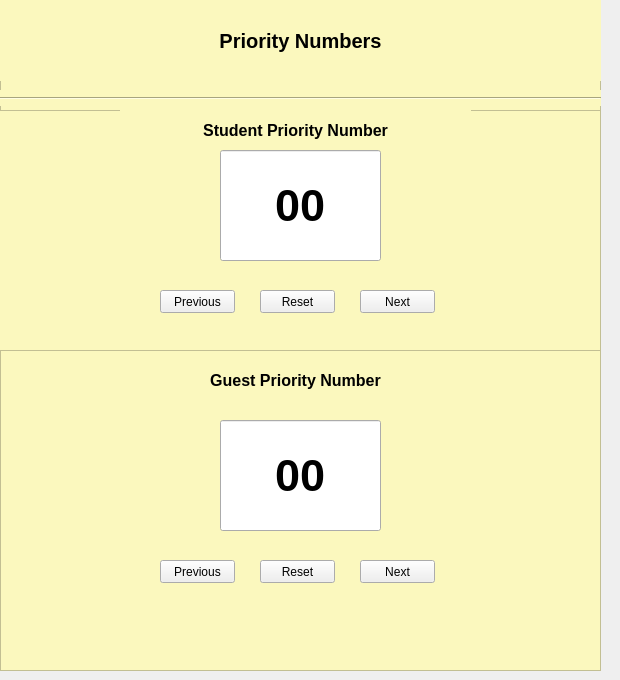
    <widget class="QWidget" name="PriorityPage">
     <widget class="QFrame" name="HomeFrame">
      <property name="geometry">
       <rect>
        <x>0</x>
        <y>0</y>
        <width>601</width>
        <height>111</height>
       </rect>
      </property>
      <property name="styleSheet">
       <string notr="true">QFrame{
	
	background-color: rgb(251, 248, 190);
}</string>
      </property>
      <property name="frameShape">
       <enum>QFrame::StyledPanel</enum>
      </property>
      <property name="frameShadow">
       <enum>QFrame::Raised</enum>
      </property>
      <widget class="QLabel" name="HomeLabel">
       <property name="geometry">
        <rect>
         <x>0</x>
         <y>0</y>
         <width>601</width>
         <height>81</height>
        </rect>
       </property>
       <property name="font">
        <font>
         <family>Tahoma</family>
         <pointsize>15</pointsize>
         <weight>75</weight>
         <bold>true</bold>
        </font>
       </property>
       <property name="text">
        <string>Priority Numbers</string>
       </property>
       <property name="alignment">
        <set>Qt::AlignCenter</set>
       </property>
      </widget>
      <widget class="Line" name="line_2">
       <property name="geometry">
        <rect>
         <x>0</x>
         <y>90</y>
         <width>601</width>
         <height>16</height>
        </rect>
       </property>
       <property name="orientation">
        <enum>Qt::Horizontal</enum>
       </property>
      </widget>
     </widget>
     <widget class="QFrame" name="frame_3">
      <property name="geometry">
       <rect>
        <x>-10</x>
        <y>110</y>
        <width>611</width>
        <height>241</height>
       </rect>
      </property>
      <property name="styleSheet">
       <string notr="true">QFrame{
	
	background-color: rgb(251, 248, 190);
}</string>
      </property>
      <property name="frameShape">
       <enum>QFrame::StyledPanel</enum>
      </property>
      <property name="frameShadow">
       <enum>QFrame::Raised</enum>
      </property>
      <widget class="QLabel" name="label">
       <property name="geometry">
        <rect>
         <x>130</x>
         <y>0</y>
         <width>351</width>
         <height>41</height>
        </rect>
       </property>
       <property name="text">
        <string>&lt;html&gt;&lt;head/&gt;&lt;body&gt;&lt;p align=&quot;center&quot;&gt;&lt;span style=&quot; font-size:12pt; font-weight:600;&quot;&gt;Student Priority Number&lt;/span&gt;&lt;/p&gt;&lt;/body&gt;&lt;/html&gt;</string>
       </property>
      </widget>
      <widget class="QPushButton" name="Studentpreviousbutton">
       <property name="geometry">
        <rect>
         <x>170</x>
         <y>180</y>
         <width>75</width>
         <height>23</height>
        </rect>
       </property>
       <property name="text">
        <string>Previous</string>
       </property>
      </widget>
      <widget class="QPushButton" name="Studentresetbutton">
       <property name="geometry">
        <rect>
         <x>270</x>
         <y>180</y>
         <width>75</width>
         <height>23</height>
        </rect>
       </property>
       <property name="text">
        <string>Reset</string>
       </property>
      </widget>
      <widget class="QPushButton" name="Studentnextbutton">
       <property name="geometry">
        <rect>
         <x>370</x>
         <y>180</y>
         <width>75</width>
         <height>23</height>
        </rect>
       </property>
       <property name="text">
        <string>Next</string>
       </property>
      </widget>
      <widget class="QLineEdit" name="lineEdit">
       <property name="geometry">
        <rect>
         <x>230</x>
         <y>40</y>
         <width>161</width>
         <height>111</height>
        </rect>
       </property>
       <property name="font">
        <font>
         <pointsize>34</pointsize>
         <weight>75</weight>
         <bold>true</bold>
        </font>
       </property>
       <property name="text">
        <string>00</string>
       </property>
       <property name="alignment">
        <set>Qt::AlignCenter</set>
       </property>
      </widget>
     </widget>
     <widget class="QFrame" name="frame_5">
      <property name="geometry">
       <rect>
        <x>0</x>
        <y>350</y>
        <width>601</width>
        <height>321</height>
       </rect>
      </property>
      <property name="styleSheet">
       <string notr="true">QFrame{
	
	background-color: rgb(251, 248, 190);
}</string>
      </property>
      <property name="frameShape">
       <enum>QFrame::StyledPanel</enum>
      </property>
      <property name="frameShadow">
       <enum>QFrame::Raised</enum>
      </property>
      <widget class="QLabel" name="label_4">
       <property name="geometry">
        <rect>
         <x>120</x>
         <y>10</y>
         <width>351</width>
         <height>41</height>
        </rect>
       </property>
       <property name="text">
        <string>&lt;html&gt;&lt;head/&gt;&lt;body&gt;&lt;p align=&quot;center&quot;&gt;&lt;span style=&quot; font-size:12pt; font-weight:600;&quot;&gt;Guest Priority Number&lt;/span&gt;&lt;/p&gt;&lt;/body&gt;&lt;/html&gt;</string>
       </property>
      </widget>
      <widget class="QLineEdit" name="lineEdit_2">
       <property name="geometry">
        <rect>
         <x>220</x>
         <y>70</y>
         <width>161</width>
         <height>111</height>
        </rect>
       </property>
       <property name="font">
        <font>
         <pointsize>34</pointsize>
         <weight>75</weight>
         <bold>true</bold>
        </font>
       </property>
       <property name="text">
        <string>00</string>
       </property>
       <property name="alignment">
        <set>Qt::AlignCenter</set>
       </property>
      </widget>
      <widget class="QPushButton" name="Guestpreviousbutton">
       <property name="geometry">
        <rect>
         <x>160</x>
         <y>210</y>
         <width>75</width>
         <height>23</height>
        </rect>
       </property>
       <property name="text">
        <string>Previous</string>
       </property>
      </widget>
      <widget class="QPushButton" name="Guestresetbutton">
       <property name="geometry">
        <rect>
         <x>260</x>
         <y>210</y>
         <width>75</width>
         <height>23</height>
        </rect>
       </property>
       <property name="text">
        <string>Reset</string>
       </property>
      </widget>
      <widget class="QPushButton" name="Guestnextbutton">
       <property name="geometry">
        <rect>
         <x>360</x>
         <y>210</y>
         <width>75</width>
         <height>23</height>
        </rect>
       </property>
       <property name="text">
        <string>Next</string>
       </property>
      </widget>
     </widget>
    </widget>
